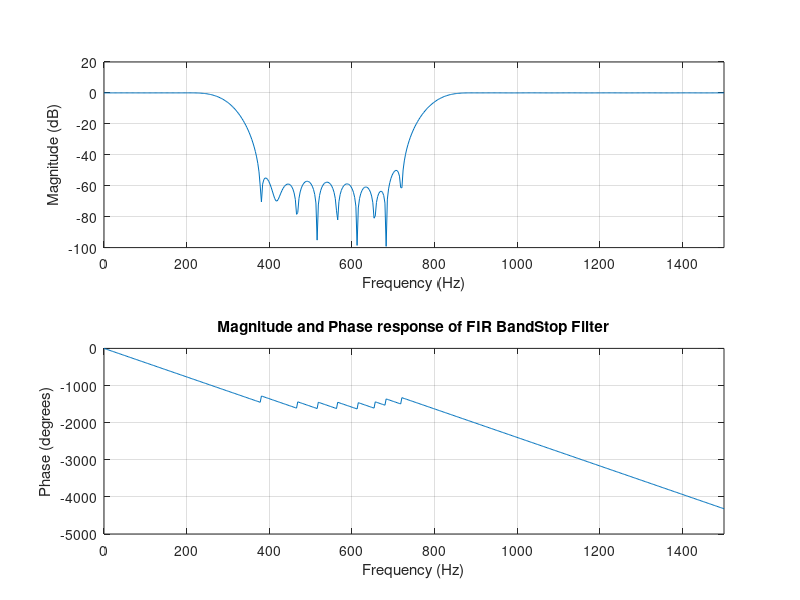

Write MATLAB code to recreate this figure.
% FIR lowpass and highpass filter using MATLAB

clear all;
clc;
N = 512;
O = 64; %order of the figure
fc = 1200;
fs = 3000;

%Normalising frequency
Wc=2*(fc/fs);
%calculation of filter coefficients
lowpass_b=fir1(O,Wc,'low');
highpass_b=fir1(O,Wc,'high');
%plotting the filter response, returns the frequency response at n sample points
freqz(lowpass_b,1,N,fs);
title('Magnitude and Phase response of FIR Lowpass Filter');
pause(5);
freqz(highpass_b,1,N,fs);
title('Magnitude and Phase response of FIR Highpass Filter');
pause(5);
%-------------------------------------------------------------------------------------------%

% FIR Bandpass and Bandstop filter using MATLAB
clear all;
clc;
N=512;
O=64; %order of the figure
fn = [300 800];
fs = 3000;

%Normalising frequency
Wc=2*(fn/fs);
%calculation of filter coefficients
bandpass_b=fir1(O,Wc,'bandpass');
bandstop_b=fir1(O,Wc,'stop');
%plotting the filter response, returns the frequency response at n sample points
freqz(bandpass_b,1,N,fs);
title('Magnitude and Phase response of FIR Bandpass Filter');
pause(5);
freqz(bandstop_b,1,N,fs);
title('Magnitude and Phase response of FIR BandStop Filter');
pause(5);